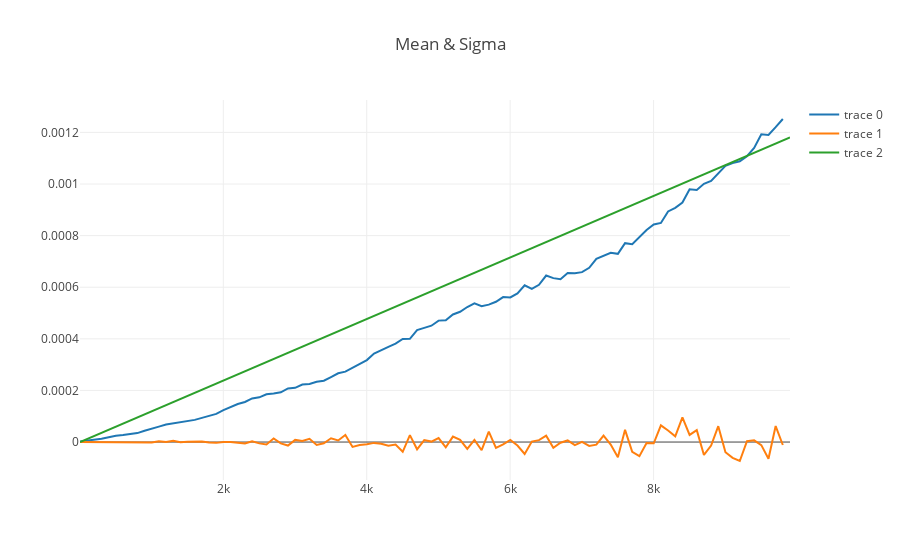

Here is the notebook cell this chart was saved with:
### Code cell
def plot_f32():
    n = np.arange(2, 10000, 100)
    plt.iplot({
        'data': [
            { 'x': f32_sigma['features'], 'y': f32_sigma['sigma'][1:] },
            { 'x': f32_sigma['features'], 'y': f32_sigma['mean'][1:] },
            { 'x': n, 'y': n * f32_u },
        ],
        'layout': {
            'title': 'Mean & Sigma',
        }
    })

plot_f32()
